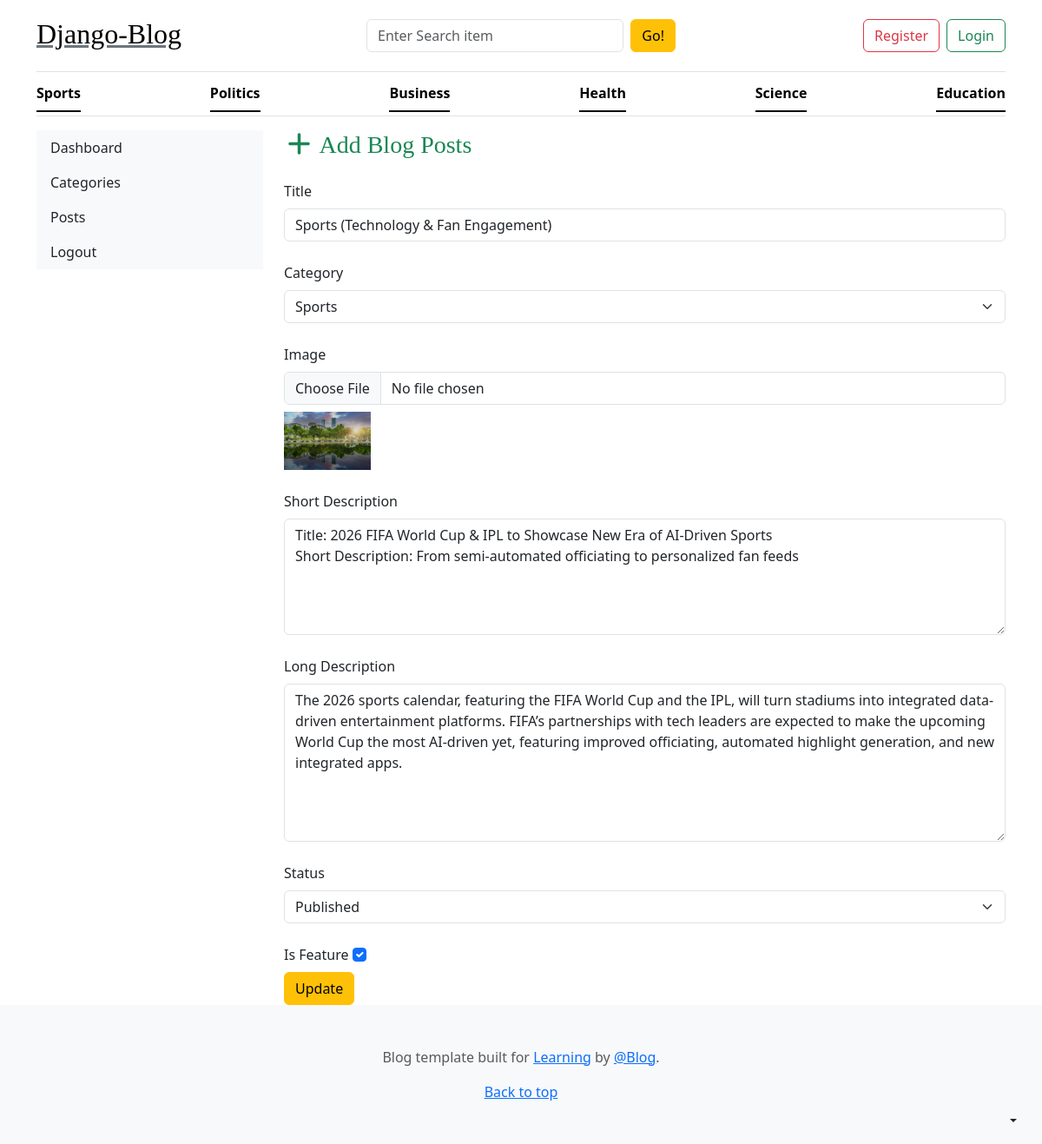
/dashboard/edit_post/6/, run on the app's committed database.
### blogs_app/models.py (models this page shows, shortened)
class category(models.Model):
    category=models.CharField(max_length=50)
    created_at=models.DateTimeField(auto_now_add=True)
    updated_at=models.DateTimeField(auto_now=True)
    class Meta:
        verbose_name_plural='Categories'

class Blog(models.Model):
    status_choice=(
    ('draft',"Draft"),
    ('published',"Published")
)
    title=models.CharField(max_length=50)
    slug=models.SlugField(max_length=150,unique=True,blank=True)
    category_blog=models.ForeignKey(category,on_delete=models.CASCADE)
    author=models.ForeignKey(User,on_delete=models.CASCADE)
    feature_image=models.ImageField(upload_to='blog_images/',blank=True)
    short_description=models.TextField(max_length=150)
    blog_body=models.TextField()
    status=models.CharField(choices=status_choice,default='draft')
    is_featured=models.BooleanField(default=False)
    created_at=models.DateTimeField(auto_now_add=True)
    updated_at=models.DateTimeField(auto_now=True)

### dashboard/views.py (the view, shortened to what this page needs)
# urls.py: path('edit_post/<int:id>/',views.edit_post,name='edit_post'),
def edit_post(request,id):
    blog_id=Blog.objects.get(id=id)
    return render(request,"edit_post.html",{'blog':blog_id})

### blogs_app/context_processors.py (called while the page is built)
def get_category(request):
    categories=category.objects.all()
    return dict(categories=categories)

def get_social(request):
    social=Social.objects.all()
    return dict(social=social)

### templates/edit_post.html (shortened to what this page needs)
{% extends 'base.html' %}
{% block content %}
<div class="container">
    <div class="row">
        {% include 'sidebar.html' %}
        <div class="col-md-9">
            <h3 class="text-success mb-4"><i class="fa fa-add"></i> Add Blog Posts</h3>
            <form action="" method="post" enctype="multipart/form-data">
                <label for="title_id" class="form-label">Title</label>
                <input type="text" name="title" id="title_id" class="form-control" value="{{blog.title}}"><br>
                <label for="category_id" class="form-label">Category</label>
                <select name="category" id="category_id" class="form-select">
                    {% for i in categories %}
                    <option value="{{i.id}}" {% if blog.category_blog.id == i.id %}selected{% endif %}>{{i.category}}
                    </option>
                    {% endfor %}
                </select> <br>
                <label for="image_id" class="form-label">Image</label>
                <input type="file" name="image" id="image_id" class="form-control">
                {% if blog.feature_image %}
                <img src="{{ blog.feature_image.url }}" width="100" class="mt-2">
                {% endif %}
                <br>
                <br>
                <label for="short_desc" class="form-label">Short Description</label>
                <textarea name="short_desc" id="short_desc" class="form-control "
                    rows="5">{{blog.short_description}}</textarea> <br>
                <label for="long_desc" class="form-label">Long Description</label>
                <textarea name="long_desc" id="long_desc" class="form-control" rows="7">{{blog.blog_body}}</textarea>
                <br>
                <label for="status" class="form-label">Status</label>
                <select name="status" id="status" class="form-select">
                    {% for key,value in blog.status_choice %}
                    <option value="{{key}}" {% if blog.status == key %}selected{% endif %}>{{value}}</option>
                    {% endfor %}
                </select> <br>
                <label for="feature" class="form-label">Is Feature</label>
                <input type="checkbox" name="feature" id="feature" class="form-check-input" {% if blog.is_featured %} checked {% endif %}> <br>
                <button type="submit" class="btn btn-warning">Update</button>
            </form>
        </div>
    </div>
</div>
{% endblock %}

### templates/base.html (shortened to what this page needs)
{% load static %}
<!DOCTYPE html>
<html lang="en">
<head>
  <link rel="stylesheet" href="https://cdn.jsdelivr.net/npm/bootstrap@5.3.8/dist/css/bootstrap.min.css">
  <link rel="stylesheet" href="/static/css/blog.css">
  <link rel="stylesheet" href="https://cdnjs.cloudflare.com/ajax/libs/font-awesome/7.0.1/css/all.min.css"
 />
</head>
<body>
  <div class="dropdown position-fixed bottom-0 end-0 mb-3 me-3 bd-mode-toggle">
    <button class="btn btn-bd-primary py-2 dropdown-toggle d-flex align-items-center" id="bd-theme" type="button"
      aria-expanded="false" data-bs-toggle="dropdown" aria-label="Toggle theme (auto)">
    </button>
  </div>
  <div class="container">
    <header class="border-bottom lh-1 py-3">
      <div class="row flex-nowrap justify-content-between align-items-center">
        <div class="col-4 pt-1">
          <h2> <a class="link-secondary text-black" href="{% url 'home' %}">Django-Blog</a></h2>
        </div>
        <div class="col-12 col-md-4">
          <form action="{% url 'search' %}" method="get" class="d-flex flex-column flex-sm-row gap-2">
            <input type="text" name="keyword" id="keyword" placeholder="Enter Search item" class="form-control">
            <button type="submit" class="btn btn-warning flex-shrink-0" id="button-search">
              Go!
            </button>
          </form>
        </div>
        <div class="col-12 col-md-4">
          <div class="d-flex justify-content-center justify-content-md-end gap-2">
            {% if not request.user.is_authenticated %}
            <a class="btn btn-outline-danger" href="{% url 'registration' %}">Register</a>
            <a class="btn btn-outline-success" href="{% url 'login' %}">Login</a>
            {% endif %}
          </div>
        </div>
      </div>
    </header>
    <div class="nav-scroller py-1 mb-3 border-bottom">
      <nav class="nav nav-underline justify-content-between">
        {% for i in categories %}
        <a class="nav-item nav-link link-body-emphasis active" href="{% url 'posts_category' i.id %}">{{i.category}}</a>
        {% endfor %}
      </nav>
    </div>
  </div>
  {% block content %}
  {% endblock %}
  <footer class="py-5 text-center text-body-secondary bg-body-tertiary">
    <p>
      Blog template built for
      <a href="https://getbootstrap.com/">Learning</a> by
      <a href="https://x.com/mdo">@Blog</a>.
    </p>
    <p class="mb-0"><a href="#">Back to top</a></p>
  </footer>
</body>
</html>

### static/css/blog.css (style rules this page uses)
h1, h2, h3, h4, h5, h6 { font-family: "Playfair Display", Georgia, "Times New Roman", serif; }

### data on the page
category: category "Sports"
category: category "Politics"
category: category "Business"
category: category "Health"
category: category "Science"
category: category "Education"
Blog: title "Sports (Technology & Fan Engagement)", category "Sports", feature_image (picture), short_desc "Title: 2026 FIFA World Cup & IPL to Showcase New Era of AI-Driven Sports Short Description: From semi-automated officiating to personalized fan feeds", long_desc "The 2026 sports calendar, featuring the FIFA World Cup and the IPL, will turn stadiums into integrated data-driven entertainment platforms. FIFA’s partnerships with tech leaders are expected to make the upcoming World Cup the most AI-driven yet, featuring improved officiating, automated highlight generation, and new integrated apps.", status "Published", is_featured "☑"
